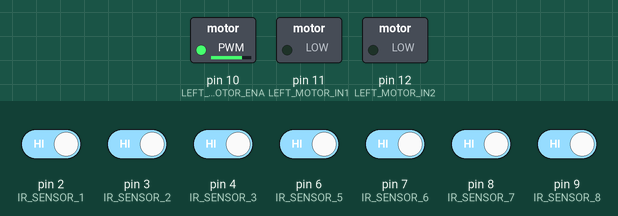
This sketch was run on a simulated Arduino Uno, built with avr-gcc and run on an emulated ATmega328P. On the bench: switched loads named in the sketch (green lamp = pin HIGH). The inputs (shaded band) are chosen by the test bench; at power-on: pin 2 (IR_SENSOR_1), pin 3 (IR_SENSOR_2), pin 4 (IR_SENSOR_3), pin 6 (IR_SENSOR_5), pin 7 (IR_SENSOR_6), pin 8 (IR_SENSOR_7), pin 9 (IR_SENSOR_8) HIGH. Pins used as bus, display or sensor lines are not drawn.

Above: at 1.2 s.
1.3 s: pin 2 (IR_SENSOR_1) driven LOW
At 2.1 s:
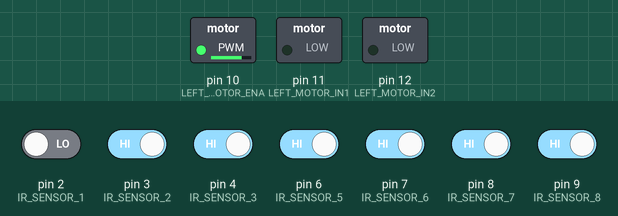
2.8 s: pin 4 (IR_SENSOR_3) driven LOW
At 3.3 s:
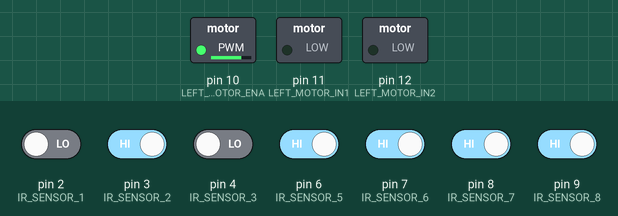
4.3 s: pin 3 (IR_SENSOR_2) driven LOW
At 5.5 s:
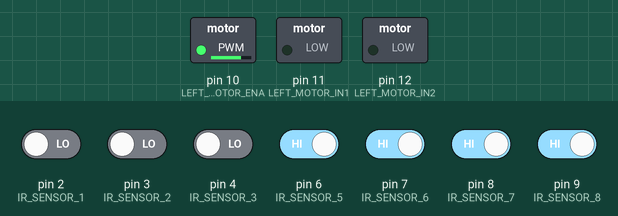
5.8 s: pin 6 (IR_SENSOR_5) driven LOW
At 6.7 s:
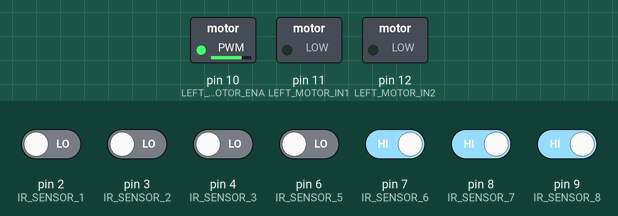
7.3 s: pin 7 (IR_SENSOR_6) driven LOW
At 7.9 s:
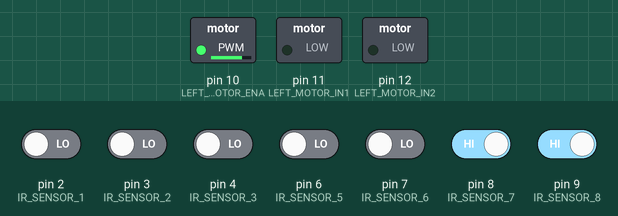
8.8 s: pin 8 (IR_SENSOR_7) driven LOW
At 10.2 s:
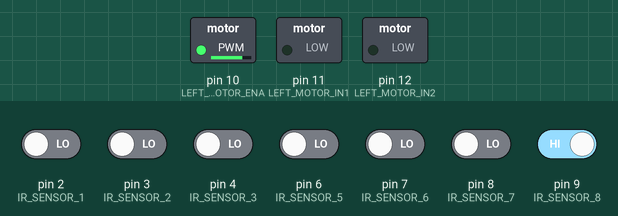
Timing chart, 0 to 11.3 s (numbered marks = the images above; inputs shaded):
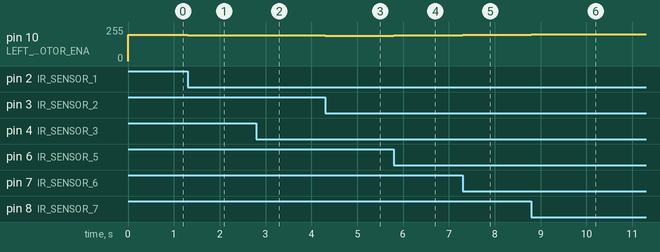

Measured:
- after the input at 1.3 s, pin 10 (LEFT_MOTOR_ENA): 196/255 → 195/255 at once
- after the input at 2.8 s, pin 10 (LEFT_MOTOR_ENA): 195/255 → 192/255 at once
- after the input at 4.3 s, pin 10 (LEFT_MOTOR_ENA): 192/255 → 190/255 at once
- after the input at 5.8 s, pin 10 (LEFT_MOTOR_ENA): 190/255 → 194/255 at once
- after the input at 7.3 s, pin 10 (LEFT_MOTOR_ENA): 194/255 → 197/255 at once
- after the input at 8.8 s, pin 10 (LEFT_MOTOR_ENA): 197/255 → 199/255 at once

The sketch:

Code2.ino
```cpp
#include <Arduino.h>

// Define sensor pins
#define IR_SENSOR_1 2
#define IR_SENSOR_2 3
#define IR_SENSOR_3 4
#define IR_SENSOR_4 5
#define IR_SENSOR_5 6
#define IR_SENSOR_6 7
#define IR_SENSOR_7 8
#define IR_SENSOR_8 9

// Define motor pins
#define LEFT_MOTOR_ENA 10
#define LEFT_MOTOR_IN1 11
#define LEFT_MOTOR_IN2 12
#define RIGHT_MOTOR_ENB 5
#define RIGHT_MOTOR_IN3 6
#define RIGHT_MOTOR_IN4 7

// PID variables
double Kp = 1.0; // Proportional gain
double Ki = 0.0; // Integral gain
double Kd = 0.0; // Derivative gain
double lastError = 0;
double integral = 0;

void setup() {
  pinMode(LEFT_MOTOR_ENA, OUTPUT);
  pinMode(LEFT_MOTOR_IN1, OUTPUT);
  pinMode(LEFT_MOTOR_IN2, OUTPUT);
  pinMode(RIGHT_MOTOR_ENB, OUTPUT);
  pinMode(RIGHT_MOTOR_IN3, OUTPUT);
  pinMode(RIGHT_MOTOR_IN4, OUTPUT);

  pinMode(IR_SENSOR_1, INPUT);
  pinMode(IR_SENSOR_2, INPUT);
  pinMode(IR_SENSOR_3, INPUT);
  pinMode(IR_SENSOR_4, INPUT);
  pinMode(IR_SENSOR_5, INPUT);
  pinMode(IR_SENSOR_6, INPUT);
  pinMode(IR_SENSOR_7, INPUT);
  pinMode(IR_SENSOR_8, INPUT);
}

void loop() {
  // Read sensor values
  int sensor1 = digitalRead(IR_SENSOR_1);
  int sensor2 = digitalRead(IR_SENSOR_2);
  int sensor3 = digitalRead(IR_SENSOR_3);
  int sensor4 = digitalRead(IR_SENSOR_4);
  int sensor5 = digitalRead(IR_SENSOR_5);
  int sensor6 = digitalRead(IR_SENSOR_6);
  int sensor7 = digitalRead(IR_SENSOR_7);
  int sensor8 = digitalRead(IR_SENSOR_8);

  // Calculate error based on sensor readings
  int error = (sensor1 * 1 + sensor2 * 2 + sensor3 * 3 + sensor4 * 4 - sensor5 * 4 - sensor6 * 3 - sensor7 * 2 - sensor8 * 1);

  // Calculate PID control output
  double pidOutput = (Kp * error) + (Ki * integral) + (Kd * (error - lastError));

  // Update the motor speeds
  int leftSpeed = constrain(200 + pidOutput, 0, 255);
  int rightSpeed = constrain(200 - pidOutput, 0, 255);

  analogWrite(LEFT_MOTOR_ENA, leftSpeed);
  analogWrite(RIGHT_MOTOR_ENB, rightSpeed);

  lastError = error;
  integral += error;
}
```
